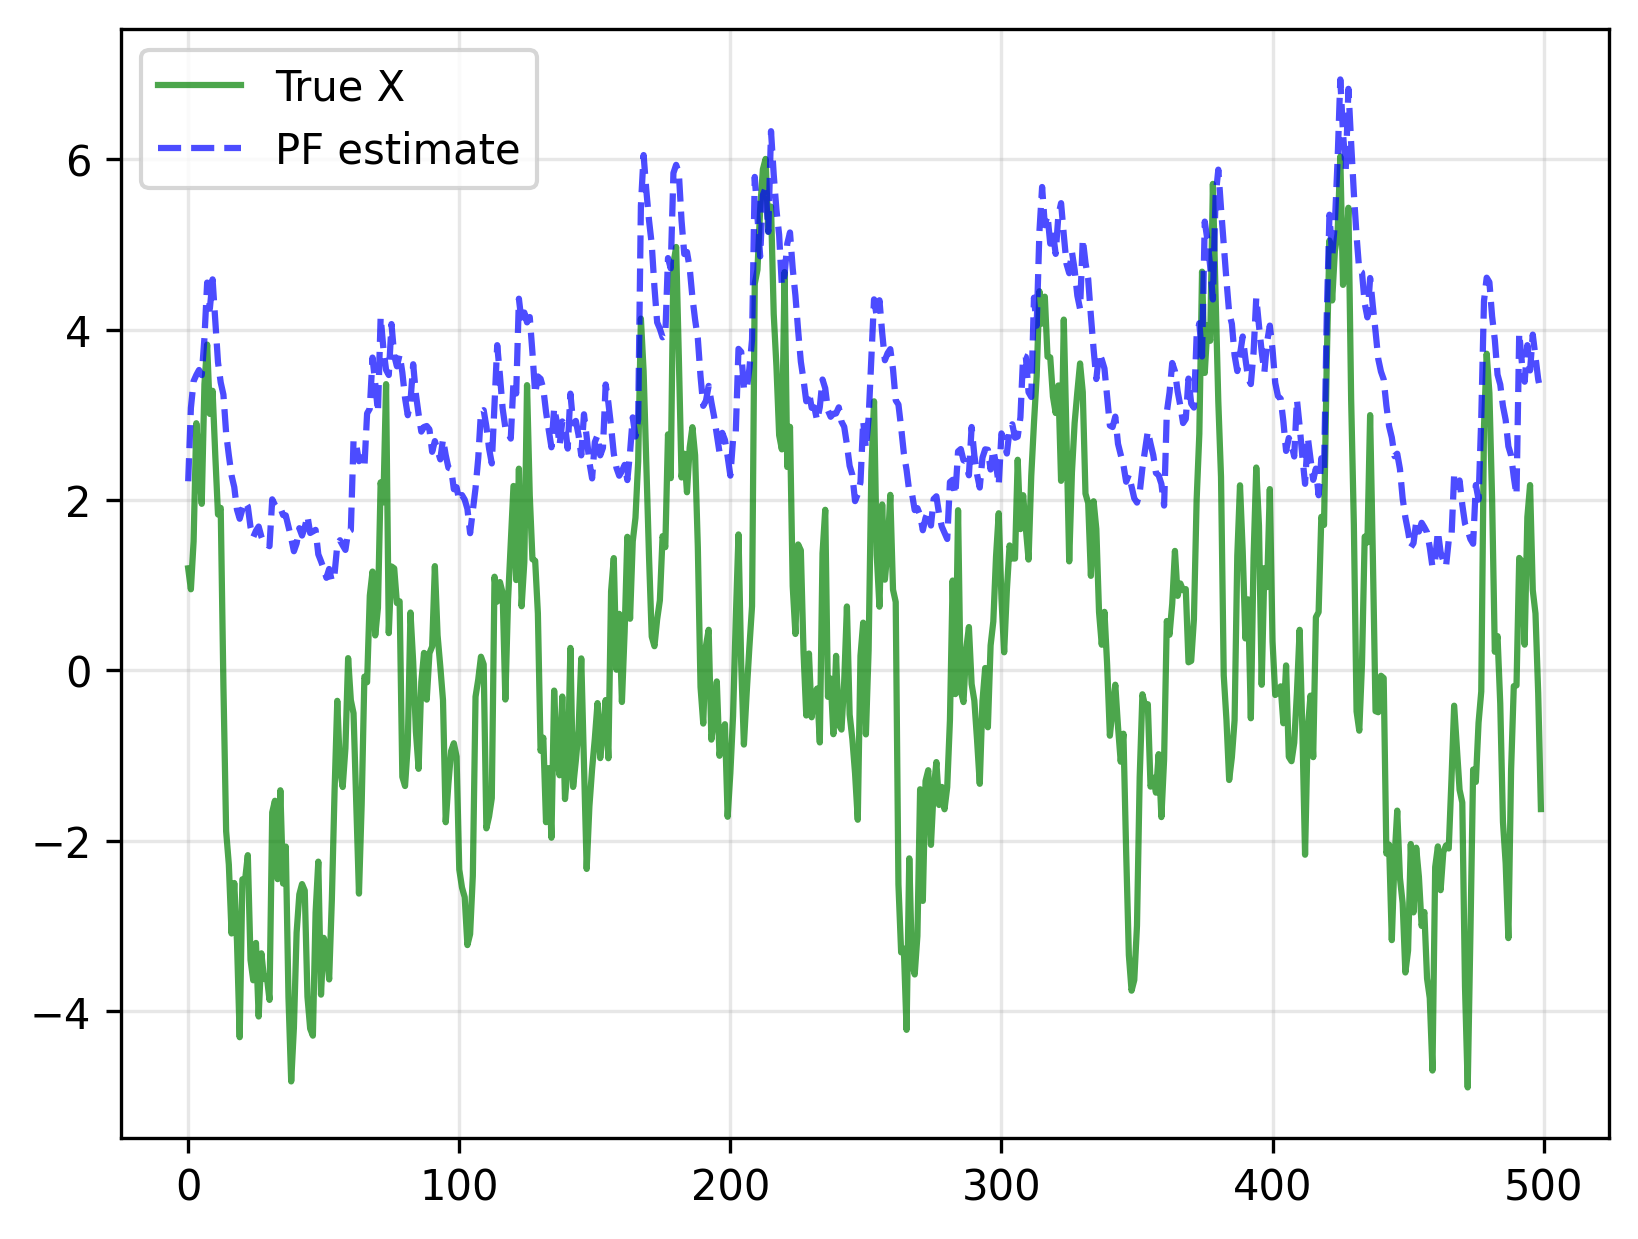

Write Python code to recreate this figure.
'''
Author: Jiajia HUANG
Date: 2026-01-01 14:25:48
LastEditors: Jiajia HUANG
LastEditTime: 2026-01-14 20:30:37
Description: fill the seacription
'''
import numpy as np
import matplotlib.pyplot as plt
np.random.seed(42)

def generate_data(n_obs, alpha=0.91, sigma=1.0, beta=0.5):
    """
    Stochastic Volatility Model (Example 4 from the paper)
    
    State equation: X_n = alpha * X_{n-1} + sigma * V_n
    Observation equation: Y_n = beta * exp(X_n / 2) * W_n
    
    where V_n, W_n ~ N(0, 1)
    """
    
    X_true = np.zeros(n_obs)
    Y = np.zeros(n_obs)
    
    x0_mean = 0
    x0_var = sigma**2 / (1 - alpha**2)
    
    X_true[0] = np.random.normal(x0_mean, np.sqrt(x0_var))
    Y[0] = beta * np.exp(X_true[0]/2) * np.random.normal()
    
    for t in range(1, n_obs):
        X_true[t] = alpha * X_true[t-1] + sigma * np.random.normal()
        Y[t] = beta * np.exp(X_true[t]/2) * np.random.normal()

    return X_true, Y


# Alternative implementation using auxiliary particle filter for comparison

def run_particle_filter(observations, alpha=0.91, sigma=1.0, beta=0.5, n_particles=1000):
    n = len(observations)
    filtered_states = np.zeros(n)

    # Initialize particles
    particles = np.random.normal(0, sigma/np.sqrt(1-alpha**2), n_particles)
    weights = np.ones(n_particles) / n_particles
    
    for t in range(n):
        # Predict
        particles = alpha * particles + sigma * np.random.normal(size=n_particles)
        
        # Update weights based on observation likelihood
        # p(y|x) ∝ exp(-y^2/(2*beta^2*exp(x)))
        log_weights = -observations[t]**2 / (2 * beta**2 * np.exp(particles))
        log_weights -= np.max(log_weights)  # Numerical stability
        weights = np.exp(log_weights)
        weights /= np.sum(weights)
        
        # Resample
        indices = np.random.choice(n_particles, n_particles, p=weights, replace=True)
        particles = particles[indices]
        weights = np.ones(n_particles) / n_particles
        
        # Store filtered mean
        filtered_states[t] = np.mean(particles)
    
    return filtered_states

if __name__ == "__main__":
    np.random.seed(42)
    T = 500
    alpha, sigma, beta = 0.91, 1.0, 0.5
    X_true, Y = generate_data(alpha, sigma, beta, T)
    X_pf = run_particle_filter(Y, alpha, sigma, beta)
    plt.plot(X_true, 'g-', label='True X', alpha=0.7, linewidth=1.5)
    plt.plot(X_pf, 'b--', label='PF estimate', alpha=0.7)
    plt.legend()
    plt.grid(True, alpha=0.3)
    plt.savefig('particle-fielter.png', dpi=300, bbox_inches='tight')
    plt.show()